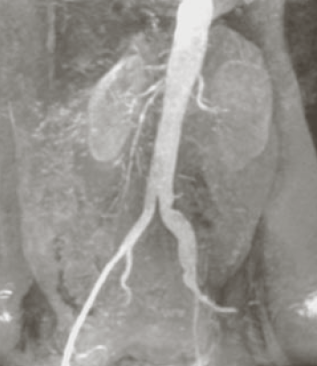
%> input picture Screenshot 2024-08-25 110544.png, 317 x 366 px
$ octave BT_25_8_3.m   (GNU Octave 9; MATLAB toolbox functions it lacks are replaced by stand-ins)
%> lines starting %> are read from the running program, lines starting %| are printed output that depends on the picture; in (x1, y1, x2, y2) boxes, pixels count from 0 and x2, y2 are one past the last pixel; in counts of white or black regions, pixels touching at a corner belong together; the program's own positions count from 1
clc; clear;
img = imread("C:\Users\OS\OneDrive\Documentos\ImageProcessing\Screenshot 2024-08-25 110544.png");
%> img is the input picture: size 366x317x3 uint8; mean R, G, B 148.7, 146.2, 141.7
img = double(im2gray(img));
%> img: size 366x317 double
subplot(2,1,1);
imshow(uint8(img));
L = 256;
[h,w] = size(img);
%> h = 366; w = 317
img_trans = zeros(h,w);

x1 = 0;
x2 = (2*L/5 + L/5)/2;
x3 = (3*L/5 + 2*L/5)/2;
x4 = L - 1;

y1 = 0 ;
y2 = (2*L/5 + L/5)/2;
y3 = (3*L/5 + 2*L/5)/2;
y4 = L - 1;

% <[r1,s1]
a = x1;
b = x2;
p = y1;
q = y2;
A = (p-q)/(a-b);
B = p - A*a;
idx = ( img >= a ) & ( img < b );
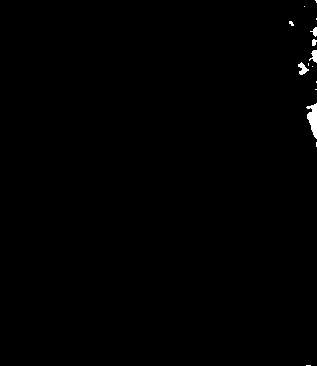
%> idx: size 366x317 logical; 0.41% white; 15 white regions (10 under 20 px), largest, box (x1, y1, x2, y2) and area: (306, 103, 317, 139) 230, (298, 62, 309, 75) 74, (309, 50, 317, 63) 61, (310, 27, 317, 37) 36, (312, 39, 317, 46) 27
img_trans(idx) = A*img(idx) + B;

%[r1,s1] -> [r2,s2]
a = x2;
b = x3;
idx = ( img >= a ) & ( img < b );
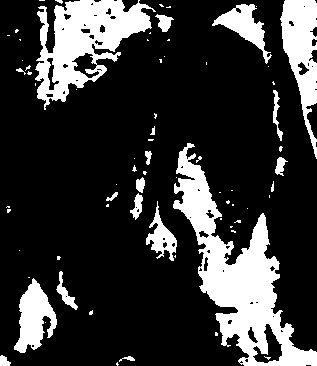
%> idx: size 366x317 logical; 21.1% white; 71 white regions (52 under 20 px), largest, box (x1, y1, x2, y2) and area: (173, 143, 317, 366) 9979, (35, 0, 156, 110) 6197, (280, 0, 317, 159) 2962
img_trans(idx) = 4*L/5;
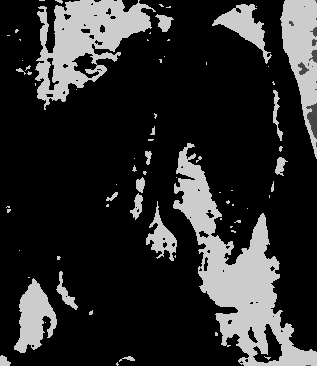
%> img_trans: size 366x317 double; min 0, max 204.8, mean 43.6

% >[r2,s2]
a = x3;
b = x4;
p = y3;
q = y4;
A = (p-q)/(a-b);
B = p - A*a;
idx = ( img >= a ) & ( img < b );
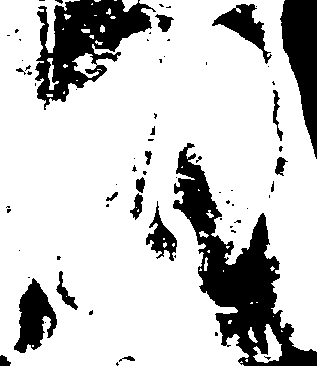
%> idx: size 366x317 logical; 78.5% white; 71 black regions (52 under 20 px), largest, box (x1, y1, x2, y2) and area: (173, 143, 317, 366) 9984, (35, 0, 156, 110) 6197, (280, 0, 317, 159) 3427
img_trans(idx) = A*img(idx) + B;
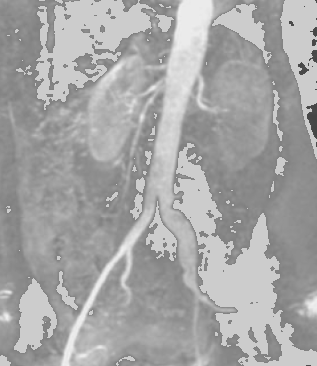
%> img_trans: size 366x317 double; min 69, max 241, mean 166

subplot(2,1,2);
imshow(uint8(img_trans));
